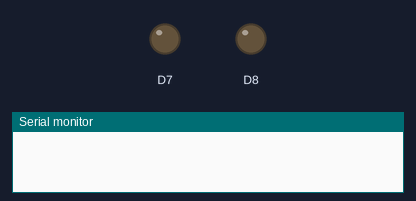
A program run on a simulated ESP8266 (Wemos D1 mini). On the bench: output pins drawn as LEDs (lit = HIGH), the last lines printed to the serial monitor. WiFi joins after 1.5 s; servers stay silent unless stated; the local clock reads 2024-03-15 10:24:30 at power-on unless the program sets it; random numbers use the default seed unless the program sets one.

Above: at 1.6 s.
At 8.67 s:
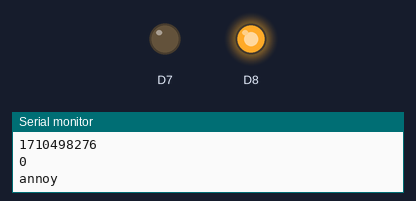
At 25.68 s:
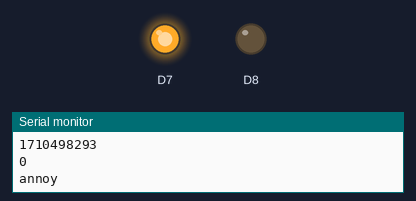
Timing chart, 0 to 41.5 s (numbered marks = the images above):
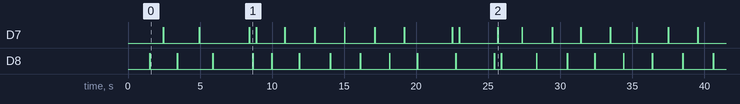

The program:

main.cpp
```cpp
#include <Arduino.h>
// Lord Vetinari also has a strange clock in his waiting-room. While it does keep completely accurate time overall, it sometimes ticks and tocks out of sync (example: "tick, tock ... ticktocktick, tock ...")
// and occasionally misses a tick or tock altogether, which has the net effect of turning one's brain "into a sort of porridge". (Feet of Clay, Going Postal). In Feet of Clay Vimes observes that it must have cost him quite a lot of money.

// Someone very clever - certainly someone much cleverer than whoever had trained that imp - must have made the clock for the Patrician's waiting room. It went tick-tock like any other clock. But somehow, and against all usual horological practice, the tick and the tock were irregular. Tick tock tick . . . and then the merest fraction of a second longer before. . . tock tick tock. . . and then a tick a fraction of a second earlier than the mind's ear was now prepared for. The effect was enough, after ten minutes, to reduce the thinking processes of even the best-prepared to a sort of porridge. The Patrician must have paid the clockmaker quite highly.
#include <WiFiManager.h>
// NTP client om de tijd op te halen (hier krijg je Time.h bij)
#include <NtpClientLib.h>

const char* SSID = "vetinariclock";

boolean tock = false;

long ticks = 0;

void setup() {
  pinMode(D7, OUTPUT);
  pinMode(D8, OUTPUT);
  digitalWrite(D7, LOW);
  digitalWrite(D8, LOW);
  Serial.begin(115200);

  WiFiManager wifiManager;
  wifiManager.setTimeout(120);
  wifiManager.autoConnect(SSID);

  NTP.begin ("pool.ntp.org", 1, true, 0);
  NTP.setInterval(10,3600);
}


void tick(int t) {

  if (tock) {
    digitalWrite(D7, HIGH);
    delay(30);
    digitalWrite(D7, LOW);
    delay(t-30);
  } else {
    digitalWrite(D8, HIGH);
    delay(30);
    digitalWrite(D8, LOW);
    delay(t-30);
  }

  tock = !tock;
  ticks++;
}

void catchup() {
  Serial.println("catching up");
  // while (ticks < (millis() / 1000)) {
  while (ticks < NTP.getUptime()) {
    tick(250);
  }
  // while (ticks > (millis() / 1000)) {
  while (ticks > NTP.getUptime()) {
    delay(10);
  }
}

void skipannoy() {
  Serial.println("annoy");
  delay(1500);
  tick(250);
  tick(250);
}

void loop() {

  if (random(60)>5) {
    tick(900+random(200));
  } else {
    skipannoy();
  }

  if (random(60)<2) {
    Serial.println("desync");
    delay(500); // desync
  }

  if (random(60)>58) {
    catchup();
  }
    unsigned long secs = millis() / 1000;
    Serial.print(secs);
    Serial.print(" ");
    Serial.println(ticks);

  time_t ntpTime = now();
  Serial.println(ntpTime);
  Serial.println(NTP.getUptime());

}
```
